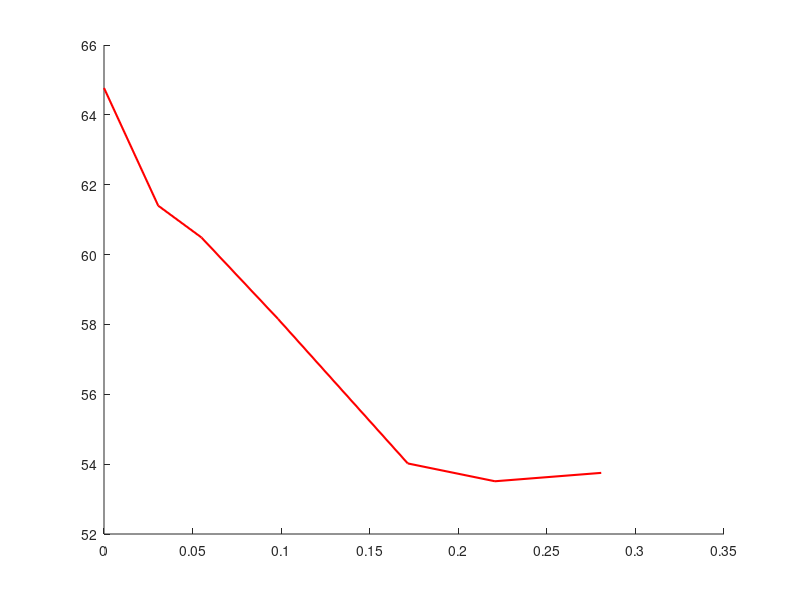

Write the MATLAB code that produced this figure. (Note: this script raises an error after producing the figure.)
clear;
clc;
figs = findall(0, 'Type', 'figure');
for k = 1:length(figs)
    clf(figs(k));
end

%% DATA %%

%$% Copper (Square) Data %$%
T_copS_avg = [64.77, 61.40, 60.49, 58.16, 54.02, 53.51, 53.75];
TC_copS_dist = [0.00, 3.06, 5.50, 9.82, 17.15, 22.07, 28.07] * 10^(-2);
T_copS_amb = 22.32;

%$% Copper (Circle) Data %$%
T_copC_avg = [75.90, 73.26, 71.88, 69.52, 67.97];
TC_copC_dist = [0.00, 3.09, 5.56, 9.80, 17.15] * 10^(-2);
T_copC_amb = 22.57;

%$% Stainless Steel Data %$%
T_steel_avg = [95.70, 61.15, 46.65, 31.88, 24.04, 22.94, 22.75];
TC_steel_dist = [0.00, 3.10, 5.44, 9.81, 17.22, 22.07, 28.45] * 10^(-2);
T_steel_amb = 21.87;

%$% Aluminium Data %$%
T_alum_avg = [85.77, 79.88, 74.27, 66.52, 59.24, 56.99, 55.05];
TC_alum_dist = [0.00, 4.35, 5.41, 9.72, 17.15, 22.07, 28.07] * 10^(-2);
T_alum_amb = 21.50;

%% PLOTS %%

%$% Copper (Square) Plot %$%
figure(1);
hold on;
plot(TC_copS_dist, T_copS_avg, '-r', 'LineWidth', 1.5);
yline(T_copS_amb, '--k', 'LineWidth', 1.5);
hold off;
xlabel("Distance Along Fin from Base to Tip (m)"); ylabel("Pin Fin Temperature (C)");
title({"Square Copper Pin Fin Steady-State","Temperature Distribution"});
legend("Fin Temp","Air Temp",'Location','northeast');

%$% Copper (Circle) Plot %$%
figure(2);
hold on;
plot(TC_copC_dist, T_copC_avg, '-r', 'LineWidth', 1.5);
yline(T_copC_amb, '--k', 'LineWidth', 1.5);
hold off;
xlabel("Distance Along Fin from Base to Tip (m)"); ylabel("Pin Fin Temperature (C)");
title({"Circle Copper Pin Fin Steady-State","Temperature Distribution"});
legend("Fin Temp","Air Temp",'Location','northeast');

%$% Stainless Steel Plot %$%
figure(3);
hold on;
plot(TC_steel_dist, T_steel_avg, '-r', 'LineWidth', 1.5);
yline(T_steel_amb, '--k', 'LineWidth', 1.5);
hold off;
xlabel("Distance Along Fin from Base to Tip (m)"); ylabel("Pin Fin Temperature (C)");
title({"Stainless Steel Pin Fin Steady-State","Temperature Distribution"});
legend("Fin Temp","Air Temp",'Location','northeast');

%$% Aluminium) Plot %$%
figure(4);
hold on;
plot(TC_alum_dist, T_alum_avg, '-r', 'LineWidth', 1.5);
yline(T_alum_amb, '--k', 'LineWidth', 1.5);
hold off;
xlabel("Distance Along Fin from Base to Tip (m)"); ylabel("Pin Fin Temperature (C)");
title({"Aluminium Pin Fin Steady-State","Temperature Distribution"});
legend("Fin Temp","Air Temp",'Location','northeast');

%% CONVECTION COEFFICIENT CALCS %%

m = @(h, P, k, A) sqrt((h*P) / (k*A));
theta = @(x, h, L, m, k) (cosh(m *(L - x)) + (h / (m*k)) * sinh(m*(L - x))) / (cosh(m*L) + (h / (m*k)) * sinh(m*L));

%$% Copper (Square) h Calculation %$%
h_guess = 11; % W / (m^2 * K)
k_cop = 388; % W / (m * K)
A_copS = (1.27 * 10^(-2))^2; % m^2
L_copS = 28.50 * 10^(-2); % m
P_copS = 4*(1.27*10^(-2)); % m

S_copS = 10;
i = 0;
dS = 1;
while dS > 0.00001 && i < 100
    m_copS = m(h_guess, P_copS, k_cop, A_copS);
    theta_copS = @(n) theta(TC_copS_dist(n), h_guess, L_copS, m_copS, k_cop);
    
    % Thermocouple 1
    T_copS_1 = T_copS_amb + (T_copS_avg(1) - T_copS_amb) * theta_copS(2);
    err_copS_1 = T_copS_1 - T_copS_avg(2);
    % Thermocouple 2
    T_copS_2 = T_copS_amb + (T_copS_avg(1) - T_copS_amb) * theta_copS(3);
    err_copS_2 = T_copS_2 - T_copS_avg(3);    
    % Thermocouple 3
    T_copS_3 = T_copS_amb + (T_copS_avg(1) - T_copS_amb) * theta_copS(4);
    err_copS_3 = T_copS_3 - T_copS_avg(4);    
    % Thermocouple 4
    T_copS_4 = T_copS_amb + (T_copS_avg(1) - T_copS_amb) * theta_copS(5);
    err_copS_4 = T_copS_4 - T_copS_avg(5);    
    % Thermocouple 5
    T_copS_5 = T_copS_amb + (T_copS_avg(1) - T_copS_amb) * theta_copS(6);
    err_copS_5 = T_copS_5 - T_copS_avg(6);    
    % Thermocouple 6
    T_copS_6 = T_copS_amb + (T_copS_avg(1) - T_copS_amb) * theta_copS(7);
    err_copS_6 = T_copS_6 - T_copS_avg(7);
    
    S_copS_new = err_copS_1^2 + err_copS_2^2 + err_copS_3^2 + err_copS_4^2 + err_copS_5^2 + err_copS_6^2;
    i = i + 1;
    dS = abs(S_copS_new - S_copS);
    if dS > 1
        h_guess = h_guess - 0.1*sqrt(S_copS_new / 6);
    elseif dS > 0.01
        h_guess = h_guess - 0.05*sqrt(S_copS_new / 6);
    elseif dS > 0.005
        h_guess = h_guess - 0.005*sqrt(S_copS_new / 6);
    end
    S_copS = S_copS_new;
end
h_copS = h_guess

%$% Copper (Circle) h Calculation %$%
h_guess = 15;
A_copC = pi *(1.27 * 10^(-2) / 2)^2; % m^2
L_copC = 17.20 * 10^(-2); % m
P_copC = 2*pi*(1.27*10^(-2) / 2); % m

S_copC = 10;
i = 0;
dS = 1;
while dS > 0.00001 && i < 100
    m_copC = m(h_guess, P_copC, k_cop, A_copC);
    theta_copC = @(n) theta(TC_copC_dist(n), h_guess, L_copC, m_copC, k_cop);
    
    % Thermocouple 1
    T_copC_1 = T_copC_amb + (T_copC_avg(1) - T_copC_amb) * theta_copC(2);
    err_copC_1 = T_copC_1 - T_copC_avg(2);
    % Thermocouple 2
    T_copC_2 = T_copC_amb + (T_copC_avg(1) - T_copC_amb) * theta_copC(3);
    err_copC_2 = T_copC_2 - T_copC_avg(3);    
    % Thermocouple 3
    T_copC_3 = T_copC_amb + (T_copC_avg(1) - T_copC_amb) * theta_copC(4);
    err_copC_3 = T_copC_3 - T_copC_avg(4);    
    % Thermocouple 4
    T_copC_4 = T_copC_amb + (T_copC_avg(1) - T_copC_amb) * theta_copC(5);
    err_copC_4 = T_copC_4 - T_copC_avg(5);    
    
    S_copC_new = err_copC_1^2 + err_copC_2^2 + err_copC_3^2 + err_copC_4^2;
    i = i + 1;
    dS = abs(S_copC_new - S_copC);
    if dS > 1
        h_guess = h_guess - 0.1*sqrt(S_copC_new / 6);
    elseif dS > 0.05
        h_guess = h_guess - 0.004*sqrt(S_copC_new / 6);
    elseif dS > 0.005
        h_guess = h_guess - 0.00004*sqrt(S_copC_new / 6);
    end
    S_copC = S_copC_new;
end
h_copC = h_guess

%$% Stainless Steel h Calculation %$%
h_guess = 20; % W / (m^2 * K)
k_steel = 16; % W / (m * K)
A_steel = pi * (0.95 * 10^(-2) / 2)^2; % m^2
L_steel = 28.50 * 10^(-2); % m
P_steel = 2*pi*(0.95 * 10^(-2) / 2); % m

S_steel = 5;
i = 0;
dS = 1;
while dS > 0.00001 && i < 100
    m_steel = m(h_guess, P_steel, k_steel, A_steel);
    theta_steel = @(n) theta(TC_steel_dist(n), h_guess, L_steel, m_steel, k_steel);
    
    % Thermocouple 1
    T_steel_1 = T_steel_amb + (T_steel_avg(1) - T_steel_amb) * theta_steel(2);
    err_steel_1 = T_steel_1 - T_steel_avg(2);
    % Thermocouple 2
    T_steel_2 = T_steel_amb + (T_steel_avg(1) - T_steel_amb) * theta_steel(3);
    err_steel_2 = T_steel_2 - T_steel_avg(3);    
    % Thermocouple 3
    T_steel_3 = T_steel_amb + (T_steel_avg(1) - T_steel_amb) * theta_steel(4);
    err_steel_3 = T_steel_3 - T_steel_avg(4);    
    % Thermocouple 4
    T_steel_4 = T_steel_amb + (T_steel_avg(1) - T_steel_amb) * theta_steel(5);
    err_steel_4 = T_steel_4 - T_steel_avg(5);    
    % Thermocouple 5
    T_steel_5 = T_steel_amb + (T_steel_avg(1) - T_steel_amb) * theta_steel(6);
    err_steel_5 = T_steel_5 - T_steel_avg(6);    
    % Thermocouple 6
    T_steel_6 = T_steel_amb + (T_steel_avg(1) - T_steel_amb) * theta_steel(7);
    err_steel_6 = T_steel_6 - T_steel_avg(7);
    
    S_steel_new = err_steel_1^2 + err_steel_2^2 + err_steel_3^2 + err_steel_4^2 + err_steel_5^2 + err_steel_6^2;
    i = i + 1;
    dS = abs(S_steel_new - S_steel);
    if dS > 1
        h_guess = h_guess - 0.5*sqrt(S_steel_new / 6);
    elseif dS > 0.01
        h_guess = h_guess - 0.2*sqrt(S_steel_new / 6);
    elseif dS > 0.005
        h_guess = h_guess - 0.1*sqrt(S_steel_new / 6);
    end
    S_steel = S_steel_new;
end
h_steel = h_guess

%$% Aluminium h Calculation %$%
h_guess = 15; % W / (m^2 * K)
k_alum = 167; % W / (m * K)
A_alum = pi * (1.27 * 10^(-2) / 2)^2; % m^2
L_alum = 28.50 * 10^(-2); % m
P_alum = 2*pi*(1.27 * 10^(-2) / 2); % m

S_alum = 10;
i = 0;
dS = 1;
while dS > 0.00001 && i < 100
    m_alum = m(h_guess, P_alum, k_alum, A_alum);
    theta_alum = @(n) theta(TC_alum_dist(n), h_guess, L_alum, m_alum, k_alum);
    
    % Thermocouple 1
    T_alum_1 = T_alum_amb + (T_alum_avg(1) - T_alum_amb) * theta_alum(2);
    err_alum_1 = T_alum_1 - T_alum_avg(2);
    % Thermocouple 2
    T_alum_2 = T_alum_amb + (T_alum_avg(1) - T_alum_amb) * theta_alum(3);
    err_alum_2 = T_alum_2 - T_alum_avg(3);    
    % Thermocouple 3
    T_alum_3 = T_alum_amb + (T_alum_avg(1) - T_alum_amb) * theta_alum(4);
    err_alum_3 = T_alum_3 - T_alum_avg(4);    
    % Thermocouple 4
    T_alum_4 = T_alum_amb + (T_alum_avg(1) - T_alum_amb) * theta_alum(5);
    err_alum_4 = T_alum_4 - T_alum_avg(5);    
    % Thermocouple 5
    T_alum_5 = T_alum_amb + (T_alum_avg(1) - T_alum_amb) * theta_alum(6);
    err_alum_5 = T_alum_5 - T_alum_avg(6);    
    % Thermocouple 6
    T_alum_6 = T_alum_amb + (T_alum_avg(1) - T_alum_amb) * theta_alum(7);
    err_alum_6 = T_alum_6 - T_alum_avg(7);
    
    S_alum_new = err_alum_1^2 + err_alum_2^2 + err_alum_3^2 + err_alum_4^2 + err_alum_5^2 + err_alum_6^2;
    i = i + 1;
    dS = abs(S_alum_new - S_alum);
    if dS > 1
        h_guess = h_guess - 0.1*sqrt(S_alum_new / 6);
    elseif dS > 0.1
        h_guess = h_guess - 0.01*sqrt(S_alum_new / 6);
    elseif dS > 0.01
        h_guess = h_guess - 0.001*sqrt(S_alum_new / 6);
    end
    S_alum = S_alum_new;
end
h_alum = h_guess

%% HEAT FLOW CALCS %%

q_f = @(h, P, k, A, T_b, T_infty, m, L) sqrt(h*P*k*A)*(T_b - T_infty) * (sinh(m*L) + (h/(m*k))*cosh(m*L)) / (cosh(m*L) + (h/(m*k))*sinh(m*L));

%$% Copper (Square) q_f Calculation %$%
m_copS = m(h_copS, P_copS, k_cop, A_copS);
q_copS = q_f(h_copS, P_copS, k_cop, A_copS, T_copS_avg(1), T_copS_amb, m_copS, L_copS)

%$% Copper (Circle) q_f Calculation %$%
m_copC = m(h_copC, P_copC, k_cop, A_copC);
q_copC = q_f(h_copC, P_copC, k_cop, A_copC, T_copC_avg(1), T_copC_amb, m_copC, L_copC)

%$% Stainless Steel q_f Calculation %$%
m_steel = m(h_steel, P_steel, k_steel, A_steel);
q_steel = q_f(h_steel, P_steel, k_steel, A_steel, T_steel_avg(1), T_steel_amb, m_steel, L_steel)

%$% Aluminium q_f Calculation %$%
m_alum = m(h_alum, P_alum, k_alum, A_alum);
q_alum = q_f(h_alum, P_alum, k_alum, A_alum, T_alum_avg(1), T_alum_amb, m_alum, L_alum)

%% BOUNDARY TEMPERATURE VECTORS %%

T_b_v = [T_copS_avg(1);
         T_copC_avg(1);
         T_steel_avg(1);
         T_alum_avg(1)]

T_infty_v = [T_copS_amb;
             T_copC_amb;
             T_steel_amb;
             T_alum_amb]

T_t_v = [T_copS_avg(7);
         T_copC_avg(5);
         T_steel_avg(7);
         T_alum_avg(7)]
T_b_minus_T_t = T_b_v - T_t_v